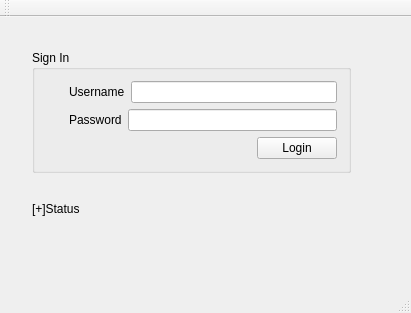
<?xml version="1.0" encoding="UTF-8"?>
<ui version="4.0">
 <class>Login</class>
 <widget class="QMainWindow" name="Login">
  <property name="geometry">
   <rect>
    <x>0</x>
    <y>0</y>
    <width>411</width>
    <height>313</height>
   </rect>
  </property>
  <property name="windowTitle">
   <string>Login</string>
  </property>
  <widget class="QWidget" name="centralWidget">
   <widget class="QWidget" name="">
    <property name="geometry">
     <rect>
      <x>21</x>
      <y>22</y>
      <width>341</width>
      <height>211</height>
     </rect>
    </property>
    <layout class="QVBoxLayout" name="verticalLayout_2">
     <item>
      <widget class="QGroupBox" name="groupBox">
       <property name="title">
        <string>Sign In</string>
       </property>
       <layout class="QVBoxLayout" name="verticalLayout">
        <item>
         <layout class="QHBoxLayout" name="horizontalLayout">
          <item>
           <widget class="QLabel" name="label_usernameIcon">
            <property name="text">
             <string>     </string>
            </property>
           </widget>
          </item>
          <item>
           <widget class="QLabel" name="label_2">
            <property name="text">
             <string>Username</string>
            </property>
           </widget>
          </item>
          <item>
           <widget class="QLineEdit" name="lineEdit_username"/>
          </item>
         </layout>
        </item>
        <item>
         <layout class="QHBoxLayout" name="horizontalLayout_2">
          <item>
           <widget class="QLabel" name="label_passwordIcon">
            <property name="text">
             <string>     </string>
            </property>
           </widget>
          </item>
          <item>
           <widget class="QLabel" name="label_3">
            <property name="text">
             <string>Password</string>
            </property>
           </widget>
          </item>
          <item>
           <widget class="QLineEdit" name="lineEdit_password">
            <property name="echoMode">
             <enum>QLineEdit::Password</enum>
            </property>
           </widget>
          </item>
         </layout>
        </item>
        <item>
         <layout class="QHBoxLayout" name="horizontalLayout_3">
          <item>
           <spacer name="horizontalSpacer">
            <property name="orientation">
             <enum>Qt::Horizontal</enum>
            </property>
            <property name="sizeHint" stdset="0">
             <size>
              <width>40</width>
              <height>20</height>
             </size>
            </property>
           </spacer>
          </item>
          <item>
           <widget class="QPushButton" name="pushButton">
            <property name="text">
             <string>Login</string>
            </property>
           </widget>
          </item>
         </layout>
        </item>
       </layout>
      </widget>
     </item>
     <item>
      <widget class="QLabel" name="label">
       <property name="text">
        <string>[+]Status</string>
       </property>
      </widget>
     </item>
    </layout>
   </widget>
  </widget>
  <widget class="QMenuBar" name="menuBar">
   <property name="geometry">
    <rect>
     <x>0</x>
     <y>0</y>
     <width>411</width>
     <height>21</height>
    </rect>
   </property>
  </widget>
  <widget class="QToolBar" name="mainToolBar">
   <attribute name="toolBarArea">
    <enum>TopToolBarArea</enum>
   </attribute>
   <attribute name="toolBarBreak">
    <bool>false</bool>
   </attribute>
  </widget>
  <widget class="QStatusBar" name="statusBar"/>
 </widget>
 <layoutdefault spacing="6" margin="11"/>
 <resources/>
 <connections/>
</ui>
